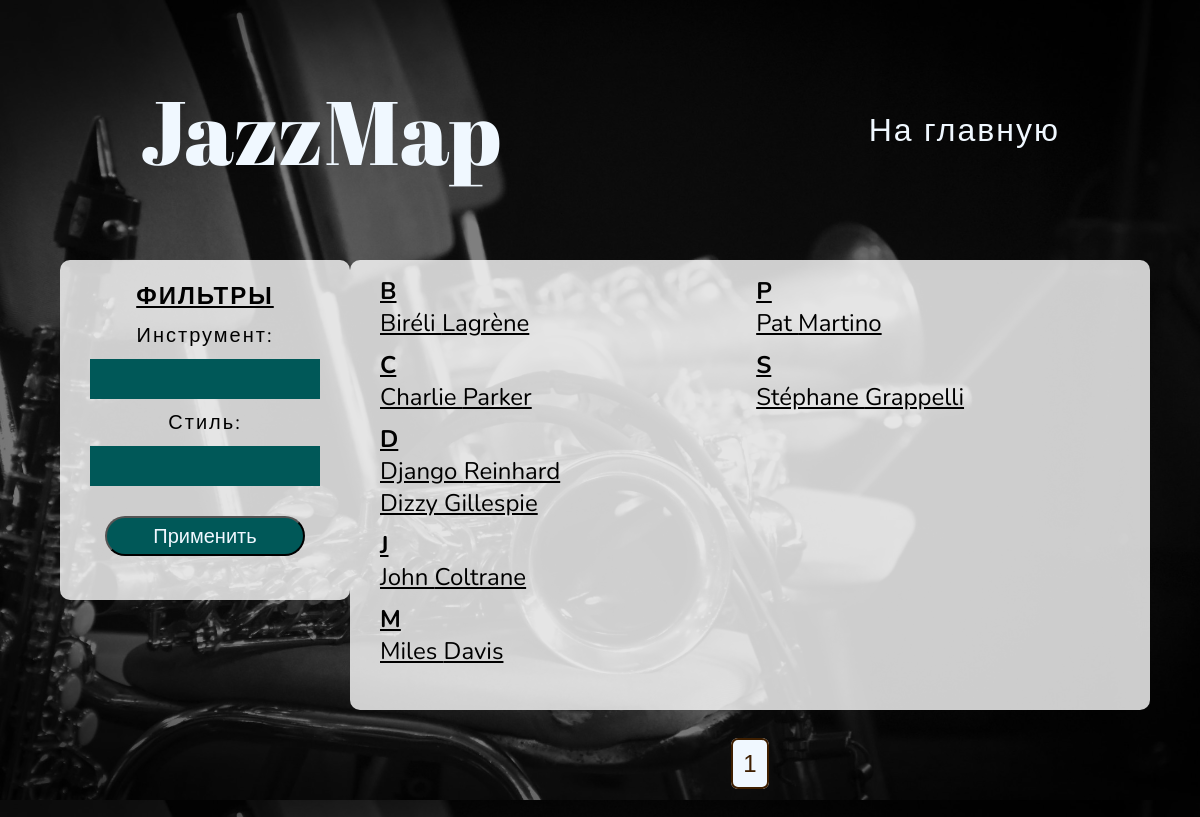
Page /musicians/ on the committed database.
### musicians/models.py (models this page shows, shortened)
class Musician(models.Model):
    first_name = models.CharField(max_length=255, null=False, verbose_name="Имя")
    last_name = models.CharField(max_length=255, null=False, verbose_name="Фамилия")
    image = models.ImageField(null=True, verbose_name="Фото")
    slug = models.SlugField(max_length=200, unique=True, blank=True, null=True, verbose_name='URL')
    instrument = models.ForeignKey(to=Instrument, on_delete=models.PROTECT, null=False, verbose_name="Инструмент")
    genre = models.ManyToManyField(to=Genre, verbose_name="Жанр")
    biography = models.TextField(null=False, verbose_name="Биография")
    class Meta:
        verbose_name = "Музыкант"
        verbose_name_plural = "Музыканты"

### musicians/views.py (the view)
# urls.py: path('musicians/', include('musicians.urls', namespace='musicians'))
def musicians(request):
    musicians = Musician.objects.all()
    instrument_filter = request.GET.get('instrument-filter', None)
    genre_filter = request.GET.get('genre-filter', None)
    print(musicians[1].genre, musicians[1].first_name, musicians[2].genre, musicians[2].first_name)
    if instrument_filter:
        musicians = musicians.filter(instrument__name=instrument_filter)
    if genre_filter:
        musicians = musicians.filter(genre__name=genre_filter)
    paginator = Paginator(musicians, 8)
    musicians_dict = dict()
    page_number = request.GET.get('page')
    current_page = paginator.get_page(page_number)
    page_obj = paginator.get_page(page_number)
    for musician in current_page:
        if musician.first_name[0] in musicians_dict:
            musicians_dict[musician.first_name[0]].append(musician)
        else:
            musicians_dict[musician.first_name[0]] = [musician,]
    musicians_dict = dict(sorted(musicians_dict.items()))
    genres = Genre.objects.all()
    instruments = Instrument.objects.all()
    context = {
        "instrument_filter": instrument_filter,
        "genre_filter": genre_filter,
        "musicians_dict": musicians_dict,
        "page_obj": page_obj,
        "genres": genres,
        "instruments": instruments
    }
    return render(request, 'musicians/musicians_list.html', context)

### musicians/templates/musicians/musicians_list.html (shortened to what this page needs)
{% extends "base.html" %}
{% load static %}
{% load musicians_extras %}
{% block header %}
<a class="main-nav-ref" id="styles-ref" href="{% url 'home' %}">На главную</a>
{% endblock header %}
{% block body %}
<div class="musicians-page-container">
    <form class="musicians-filters-form" action="{% url 'musicians:musicians_list' %}" method="get">
        <h2 class="musicians-filters-main-title">Фильтры</h2>
        <h2 class="musicians-filters-title">Инструмент:</h2>
        <div class="box">
            <select class="filters-select" id="instrument-filter-select" name="instrument-filter">
                <option></option>
                {% for instrument in instruments %}
                    <option {% if instrument.name == instrument_filter %}selected{% endif %}>{{ instrument.name }}</option>
                {% endfor %}
            </select>
        </div>
        <h2 class="musicians-filters-title">Стиль:</h2>
        <div class="box">
            <select class="filters-select" id="genre-filter-select" name="genre-filter">
                <option></option>
                {% for genre in genres %}
                    <option {% if genre.name == genre_filter %}selected{% endif %}>{{ genre.name }}</option>
                {% endfor %}
            </select>
        </div>
        <button class="filters-submit-button" type="submit">Применить</button>
    </form>
    <div class="musician-list-wrapper">
        <div class="musicians-list">
            {% for key, value in musicians_dict.items %}
                <div class="musician-letter-wrapper">
                    <h2 class="musicain-letter-title">{{ key }}</h2>
                    <ul class="musicians-list-ul">
                    {% for musician in value %}
                        <li>
                            <a class="musician-name-ref" href="{% url 'musicians:show_musician' musician.slug %}">{{ musician.first_name }} {{ musician.last_name }}</a>
                        </li>
                    {% endfor %}
                    </ul>
                </div>
            {% endfor %}
        </div>
        <div class="pagination">
            <span class="step-links">
                <span class="current">
                    {{ page_obj.number }}
                </span>
            </span>
        </div>
    </div>
</div>
{% endblock body %}

### static/css/styles.css (style rules this page uses)
html { box-sizing: border-box; width: 100%; height: 100vh; background-image: linear-gradient(rgba(0,0,0,0.5), rgba(0,0,0,0.5)), url('../images/background_image.jpg'); background-position: center; background-size: cover; }
*, *::after, *::before { box-sizing: border-box; margin: 0; padding: 0; }
.main-nav-ref { position: relative; text-decoration: none; color: aliceblue; font-family: "Nunito", sans-serif; font-size: 32px; font-weight: 400; letter-spacing: 2px; }
.main-nav-ref:after { content: ""; position: absolute; background-color: rgb(24, 246, 246); height: 2px; width: 0%; left: 0; bottom: -10px; transition: 0.5s; }
ul { list-style-type: none; }
.musician-letter-wrapper { padding: 5px 20px; }
.musicain-letter-title { color: black; font-family: "Nunito", sans-serif; font-size: 24px; font-weight: bold; text-decoration: underline; }
.musician-name-ref { color: black; font-family: "Nunito", sans-serif; font-size: 24px; }
.pagination { margin: 40px auto; display: flex; justify-content: center; }
.current { background-color: aliceblue; color: #3e1f00; border: 2px solid #3e1f00; border-radius: 7px; font-family: "Jost", sans-serif; font-size: 24px; padding: 10px 10px; margin: 0px 5px; }
.musicians-filters-main-title, .clubs-filters-main-title { text-decoration: underline; text-transform: uppercase; color: black; font-family: "Nunito", sans-serif; font-size: 24px; font-weight: bold; letter-spacing: 2px; margin-top: 10px; }
.musicians-filters-title, .clubs-filters-title { position: relative; text-decoration: none; color: black; font-family: "Nunito", sans-serif; font-size: 20px; font-weight: 400; letter-spacing: 2px; margin: 10px auto; }
.musicians-filters-form, .clubs-filters-form { background-color: rgba(255, 255, 255, 0.8); max-width: 350px; max-height: 340px; border-radius: 10px; text-align: center; display: block; flex-direction: column; padding: 10px 10px; }
.box { width: 230px; height: 40px; margin: 10px 20px; }
.filters-select { width: 230px; height: 100%; border: none; appearance: none; color: aliceblue; text-align: center; font-family: "Nunito", sans-serif; font-size: 20px; background-color: rgb(0, 88, 88); padding: 10px 10px; }
.filters-submit-button { margin-top: 20px; width: 200px; height: 40px; border-radius: 20px; background-color: rgb(0, 88, 88); color: aliceblue; text-align: center; font-family: "Nunito", sans-serif; font-size: 20px; }
.musicians-page-container, .clubs-page-container { margin: 0 auto; max-width: 90%; display: flex; }
.musician-list-wrapper, .club-list-outer-wrapper { width: 1000px; height: 600px; display: flex; flex-direction: column; }
.musicians-list { width: 800px; height: 450px; margin: 0 auto; justify-content: space-between; background-color: rgba(255, 255, 255, 0.8); border-radius: 10px; display: flex; flex-direction: column; flex-wrap: wrap; justify-content: flex-start; max-height: 450px; padding: 10px 10px; }

### rows in the picture
Musician: key "B", first_name "Biréli", last_name "Lagrène"
Musician: key "C", first_name "Charlie", last_name "Parker"
Musician: key "D", first_name "Django", last_name "Reinhard"
Musician: first_name "Dizzy", last_name "Gillespie"
Musician: key "J", first_name "John", last_name "Coltrane"
Musician: key "M", first_name "Miles", last_name "Davis"
Musician: key "P", first_name "Pat", last_name "Martino"
Musician: key "S", first_name "Stéphane", last_name "Grappelli"

### other values in the picture
{{ page_obj.number }} "1"
